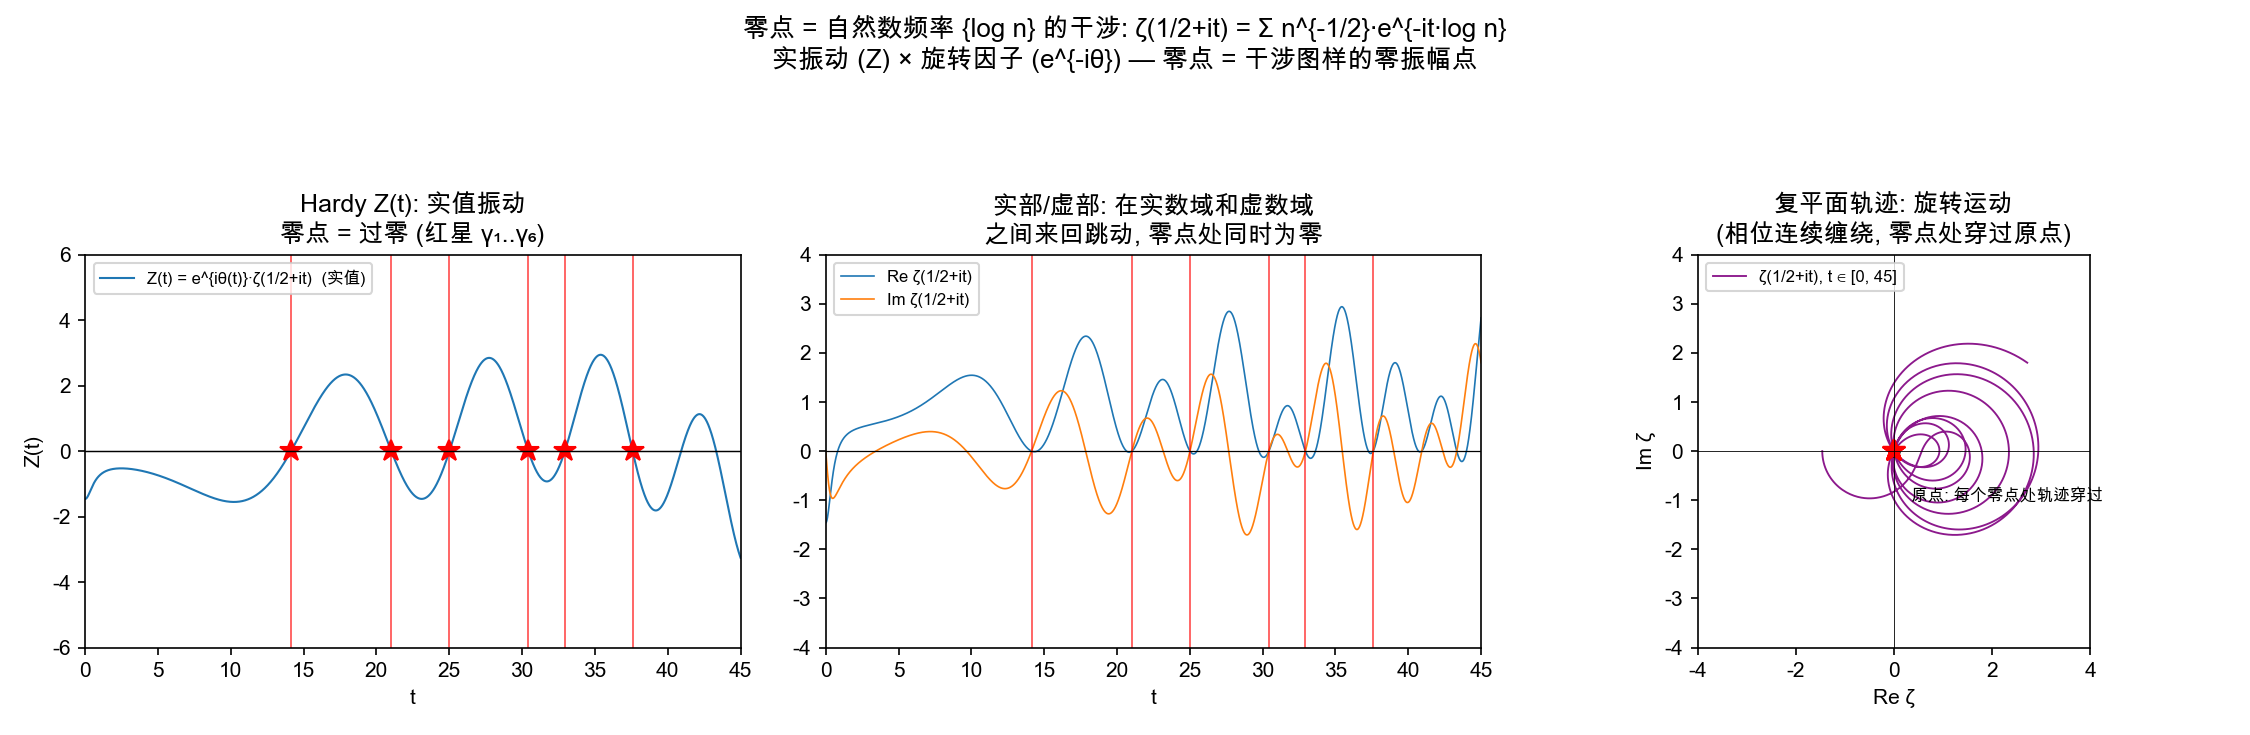

This chart was generated by the following Python code:
#!/usr/bin/env python3
# -*- coding: utf-8 -*-
"""
fig10: 零点 = 自然数频率的振动干涉
==================================
猜想一翻译: ζ(s) = Σ n^{-s}, 每项 n^{-it} = e^{-it·log n} 是以频率 log n
旋转的振动 → ζ 在临界线 = 频率集 {log n} 的干涉叠加, 零点 = 干涉零点.

展示:
  左: Hardy Z(t) (实值振动, 零点 = 过零)  +  Riemann-Siegel θ 的旋转因子
  中: ζ(1/2+it) 实部/虚部 (在实数域和虚数域之间跳动)
  右: ζ(1/2+it) 复平面轨迹 (旋转运动; 相邻零点间相位转 2π)
"""
import mpmath as mp
import numpy as np
import matplotlib
matplotlib.use("Agg")
import matplotlib.pyplot as plt
import matplotlib.font_manager as fm

for _fp in ("/System/Library/Fonts/Supplemental/Arial Unicode.ttf",
            "/System/Library/Fonts/Hiragino Sans GB.ttc",
            "/System/Library/Fonts/PingFang.ttc"):
    try:
        fm.fontManager.addfont(_fp)
    except Exception:
        pass
plt.rcParams["font.family"] = "sans-serif"
plt.rcParams["font.sans-serif"] = ["Arial Unicode MS", "Hiragino Sans GB",
                                  "PingFang HK", "Songti SC"]
plt.rcParams["axes.unicode_minus"] = False

OUT = "viz"
mp.mp.dps = 15
N_ZEROS = 6
gammas = [float(mp.im(mp.zetazero(n))) for n in range(1, N_ZEROS + 1)]

# ζ(1/2+it) 的采样
ts = np.linspace(0.0, 45.0, 3000)
zs = np.array([complex(mp.zeta(mp.mpc(0.5, t))) for t in ts])
Z = np.array([float(mp.siegelz(t)) for t in ts])          # Hardy Z (实值)

fig = plt.figure(figsize=(15, 4.9))

# ---- 左: Hardy Z(t) ----
a1 = fig.add_subplot(1, 3, 1)
a1.plot(ts, Z, color="#1f77b4", lw=1.0, label="Z(t) = e^{iθ(t)}·ζ(1/2+it)  (实值)")
for g in gammas:
    a1.axvline(g, color="red", lw=0.8, alpha=0.7)
    a1.plot(g, 0, "r*", ms=11)
a1.axhline(0, color="k", lw=0.7)
a1.set_xlim(0, 45); a1.set_ylim(-6, 6)
a1.set_xlabel("t"); a1.set_ylabel("Z(t)")
a1.set_title("Hardy Z(t): 实值振动\n零点 = 过零 (红星 γ₁..γ₆)")
a1.legend(loc="upper left", fontsize=8)

# ---- 中: 实部/虚部 ----
a2 = fig.add_subplot(1, 3, 2)
a2.plot(ts, zs.real, color="#1f77b4", lw=0.8, label="Re ζ(1/2+it)")
a2.plot(ts, zs.imag, color="#ff7f0e", lw=0.8, label="Im ζ(1/2+it)")
for g in gammas:
    a2.axvline(g, color="red", lw=0.8, alpha=0.7)
a2.axhline(0, color="k", lw=0.6)
a2.set_xlim(0, 45); a2.set_ylim(-4, 4)
a2.set_xlabel("t")
a2.set_title("实部/虚部: 在实数域和虚数域\n之间来回跳动, 零点处同时为零")
a2.legend(loc="upper left", fontsize=8)

# ---- 右: 复平面轨迹 ----
a3 = fig.add_subplot(1, 3, 3)
a3.plot(zs.real, zs.imag, color="purple", lw=0.9, alpha=0.9,
        label="ζ(1/2+it), t ∈ [0, 45]")
a3.plot(0, 0, "ko", ms=5)
a3.annotate("原点: 每个零点处轨迹穿过", (0, 0),
            textcoords="offset points", xytext=(8, -24), fontsize=8)
for g in gammas:
    w = complex(mp.zeta(mp.mpc(0.5, g)))
    a3.plot(w.real, w.imag, "r*", ms=11)
a3.axhline(0, color="k", lw=0.4); a3.axvline(0, color="k", lw=0.4)
a3.set_xlim(-4, 4); a3.set_ylim(-4, 4)
a3.set_aspect("equal")
a3.set_xlabel("Re ζ"); a3.set_ylabel("Im ζ")
a3.set_title("复平面轨迹: 旋转运动\n(相位连续缠绕, 零点处穿过原点)")
a3.legend(loc="upper left", fontsize=8)

fig.suptitle("零点 = 自然数频率 {log n} 的干涉: ζ(1/2+it) = Σ n^{-1/2}·e^{-it·log n}\n"
             "实振动 (Z) × 旋转因子 (e^{-iθ}) — 零点 = 干涉图样的零振幅点",
             fontsize=12.5)
fig.tight_layout(rect=[0, 0, 1, 0.88])
fig.savefig(f"{OUT}/fig10_zero_vibration.png", dpi=150)
plt.close(fig)

# ---- 附加: 频率 {log n} 的干涉重建 Z(t) ----
# Riemann-Siegel 主项: Z(t) ≈ 2Σ_{n≤√(t/2π)} n^{-1/2} cos(θ(t) - t·log n)
print("频率干涉重建 (Riemann-Siegel 主项):")
for Nt in [2, 5, 10]:
    t0 = 30.0
    theta = float(mp.siegeltheta(t0))
    S = 0.0
    for n in range(1, Nt + 1):
        S += np.cos(theta - t0 * np.log(n)) / np.sqrt(n)
    print(f"  t=30: 前 {Nt:2d} 项部分和 = {2*S:+.4f}   精确 Z(30) = {float(mp.siegelz(30)):+.4f}")
print("→ Z 由频率 {log n} 的余弦叠加逼近 — '自然数旋转'的精确含义")
print("fig10_zero_vibration.png 已生成")
